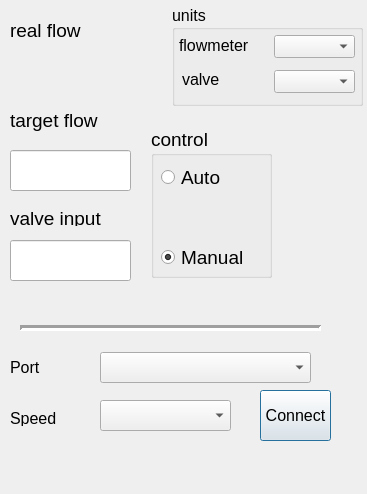
<?xml version="1.0" encoding="UTF-8"?>
<ui version="4.0">
 <class>Dialog</class>
 <widget class="QDialog" name="Dialog">
  <property name="enabled">
   <bool>true</bool>
  </property>
  <property name="geometry">
   <rect>
    <x>0</x>
    <y>0</y>
    <width>367</width>
    <height>494</height>
   </rect>
  </property>
  <property name="windowTitle">
   <string>Dialog</string>
  </property>
  <widget class="QLabel" name="label1">
   <property name="geometry">
    <rect>
     <x>10</x>
     <y>20</y>
     <width>191</width>
     <height>21</height>
    </rect>
   </property>
   <property name="font">
    <font>
     <pointsize>14</pointsize>
    </font>
   </property>
   <property name="text">
    <string>real flow</string>
   </property>
  </widget>
  <widget class="QLabel" name="label">
   <property name="geometry">
    <rect>
     <x>10</x>
     <y>210</y>
     <width>131</width>
     <height>16</height>
    </rect>
   </property>
   <property name="font">
    <font>
     <pointsize>14</pointsize>
    </font>
   </property>
   <property name="text">
    <string>valve input</string>
   </property>
  </widget>
  <widget class="QLabel" name="flowOutLbl">
   <property name="geometry">
    <rect>
     <x>10</x>
     <y>50</y>
     <width>131</width>
     <height>31</height>
    </rect>
   </property>
   <property name="font">
    <font>
     <pointsize>16</pointsize>
    </font>
   </property>
   <property name="text">
    <string/>
   </property>
  </widget>
  <widget class="QLineEdit" name="valveEdit">
   <property name="geometry">
    <rect>
     <x>10</x>
     <y>240</y>
     <width>121</width>
     <height>41</height>
    </rect>
   </property>
   <property name="font">
    <font>
     <pointsize>14</pointsize>
    </font>
   </property>
   <property name="inputMask">
    <string>0000</string>
   </property>
   <property name="maxLength">
    <number>4</number>
   </property>
   <property name="frame">
    <bool>true</bool>
   </property>
  </widget>
  <widget class="Line" name="line">
   <property name="geometry">
    <rect>
     <x>20</x>
     <y>320</y>
     <width>301</width>
     <height>16</height>
    </rect>
   </property>
   <property name="frameShadow">
    <enum>QFrame::Sunken</enum>
   </property>
   <property name="lineWidth">
    <number>3</number>
   </property>
   <property name="orientation">
    <enum>Qt::Horizontal</enum>
   </property>
  </widget>
  <widget class="QLabel" name="label_2">
   <property name="geometry">
    <rect>
     <x>10</x>
     <y>360</y>
     <width>59</width>
     <height>14</height>
    </rect>
   </property>
   <property name="font">
    <font>
     <pointsize>12</pointsize>
    </font>
   </property>
   <property name="text">
    <string>Port</string>
   </property>
  </widget>
  <widget class="QLabel" name="label_3">
   <property name="geometry">
    <rect>
     <x>10</x>
     <y>410</y>
     <width>59</width>
     <height>16</height>
    </rect>
   </property>
   <property name="font">
    <font>
     <pointsize>12</pointsize>
    </font>
   </property>
   <property name="text">
    <string>Speed</string>
   </property>
  </widget>
  <widget class="QComboBox" name="Port">
   <property name="geometry">
    <rect>
     <x>100</x>
     <y>352</y>
     <width>211</width>
     <height>31</height>
    </rect>
   </property>
   <property name="font">
    <font>
     <pointsize>12</pointsize>
    </font>
   </property>
  </widget>
  <widget class="QComboBox" name="Speed">
   <property name="geometry">
    <rect>
     <x>100</x>
     <y>400</y>
     <width>131</width>
     <height>31</height>
    </rect>
   </property>
  </widget>
  <widget class="QPushButton" name="ConnectButton">
   <property name="geometry">
    <rect>
     <x>260</x>
     <y>390</y>
     <width>71</width>
     <height>51</height>
    </rect>
   </property>
   <property name="font">
    <font>
     <pointsize>12</pointsize>
    </font>
   </property>
   <property name="text">
    <string>Connect</string>
   </property>
  </widget>
  <widget class="QLabel" name="label1_2">
   <property name="geometry">
    <rect>
     <x>10</x>
     <y>110</y>
     <width>191</width>
     <height>21</height>
    </rect>
   </property>
   <property name="font">
    <font>
     <pointsize>14</pointsize>
    </font>
   </property>
   <property name="text">
    <string>target flow</string>
   </property>
  </widget>
  <widget class="QGroupBox" name="groupBox">
   <property name="geometry">
    <rect>
     <x>151</x>
     <y>127</y>
     <width>121</width>
     <height>151</height>
    </rect>
   </property>
   <property name="font">
    <font>
     <pointsize>14</pointsize>
    </font>
   </property>
   <property name="title">
    <string>control</string>
   </property>
   <widget class="QRadioButton" name="radioManual">
    <property name="geometry">
     <rect>
      <x>10</x>
      <y>120</y>
      <width>102</width>
      <height>20</height>
     </rect>
    </property>
    <property name="font">
     <font>
      <pointsize>14</pointsize>
     </font>
    </property>
    <property name="text">
     <string>Manual</string>
    </property>
    <property name="checked">
     <bool>true</bool>
    </property>
    <property name="autoExclusive">
     <bool>true</bool>
    </property>
   </widget>
   <widget class="QRadioButton" name="radioAuto">
    <property name="geometry">
     <rect>
      <x>10</x>
      <y>40</y>
      <width>102</width>
      <height>20</height>
     </rect>
    </property>
    <property name="font">
     <font>
      <pointsize>14</pointsize>
     </font>
    </property>
    <property name="text">
     <string>Auto</string>
    </property>
   </widget>
  </widget>
  <widget class="QLineEdit" name="targetflowEdit">
   <property name="geometry">
    <rect>
     <x>10</x>
     <y>150</y>
     <width>121</width>
     <height>41</height>
    </rect>
   </property>
   <property name="font">
    <font>
     <pointsize>14</pointsize>
    </font>
   </property>
   <property name="inputMask">
    <string>0000</string>
   </property>
   <property name="maxLength">
    <number>4</number>
   </property>
   <property name="frame">
    <bool>true</bool>
   </property>
  </widget>
  <widget class="QGroupBox" name="groupBox_2">
   <property name="geometry">
    <rect>
     <x>172</x>
     <y>5</y>
     <width>191</width>
     <height>101</height>
    </rect>
   </property>
   <property name="font">
    <font>
     <pointsize>12</pointsize>
    </font>
   </property>
   <property name="title">
    <string>units</string>
   </property>
   <widget class="QComboBox" name="fmUnits">
    <property name="geometry">
     <rect>
      <x>102</x>
      <y>30</y>
      <width>81</width>
      <height>23</height>
     </rect>
    </property>
   </widget>
   <widget class="QComboBox" name="valveUnits">
    <property name="geometry">
     <rect>
      <x>102</x>
      <y>65</y>
      <width>81</width>
      <height>23</height>
     </rect>
    </property>
   </widget>
   <widget class="QLabel" name="label_4">
    <property name="geometry">
     <rect>
      <x>7</x>
      <y>32</y>
      <width>91</width>
      <height>16</height>
     </rect>
    </property>
    <property name="text">
     <string>flowmeter</string>
    </property>
   </widget>
   <widget class="QLabel" name="label_5">
    <property name="geometry">
     <rect>
      <x>10</x>
      <y>66</y>
      <width>91</width>
      <height>16</height>
     </rect>
    </property>
    <property name="text">
     <string>valve</string>
    </property>
   </widget>
  </widget>
  <zorder>groupBox</zorder>
  <zorder>label1</zorder>
  <zorder>label</zorder>
  <zorder>flowOutLbl</zorder>
  <zorder>valveEdit</zorder>
  <zorder>line</zorder>
  <zorder>label_2</zorder>
  <zorder>label_3</zorder>
  <zorder>Port</zorder>
  <zorder>Speed</zorder>
  <zorder>ConnectButton</zorder>
  <zorder>label1_2</zorder>
  <zorder>targetflowEdit</zorder>
  <zorder>groupBox_2</zorder>
 </widget>
 <resources/>
 <connections/>
</ui>
